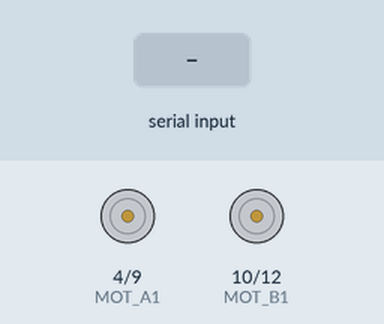
Bench run of a sketch on a simulated Arduino Uno, built with avr-gcc and run on an emulated ATmega328P. Parts: motor-driver pin pairs drawn as motors (green arrow = first pin HIGH = forward, orange = second pin HIGH = backward, longer = more drive, scaled by the enable pin). The inputs (shaded band) are chosen by the test bench.

Above: at 1.2 s.
1.3 s: "f" received over Serial
At 1.7 s:
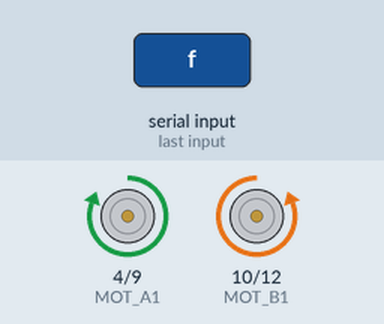
3.3 s: "b" received over Serial
At 3.7 s:
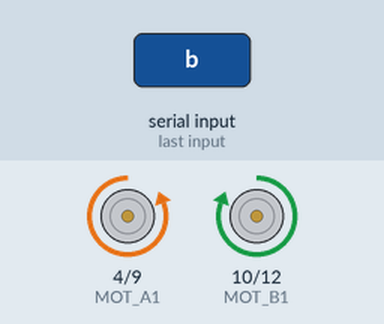
5.3 s: "r" received over Serial
At 5.7 s:
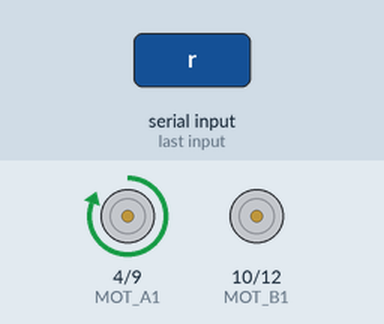
7.3 s: "l" received over Serial
At 7.7 s:
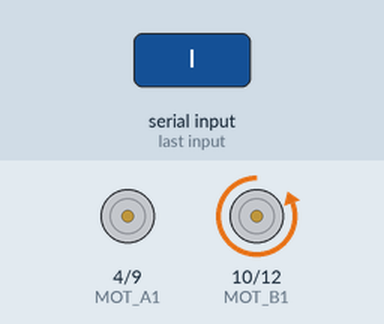
Timing chart, 0 to 10.3 s (numbered marks = the images above; inputs shaded):
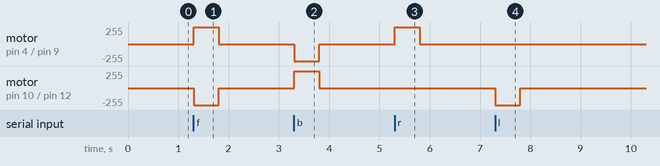

The sketch:

LetsRobotDCMotors.ino
```cpp
#include "simple_hbridge.h"

int fspeed= 255;
int hspeed = 125;
int bufferSize = 0;
long finishCommandTimestamp = 0;
long currentTimestamp = 0;

void setup() {
  Serial.begin(9600);
  init_motors();
  finishCommandTimestamp = millis();
  currentTimestamp = millis();
}

void loop() {
  currentTimestamp = millis();
  if (currentTimestamp > finishCommandTimestamp) {
        left_motor(0);
        right_motor(0);
  }
  if (Serial.available()) {
    char inByte = Serial.read();
    /* It takes just over 1 millisecond for a character to be delivered
     * via the serial connection. We wait for 2ms after each character to
     * allow another character to come in on the line. We then respond to
     * only the last command received, throwing the rest away.
     *
     * This overcomes an issue in how the web interface handles desktop
     * vs. mobile users.
     */
    delay(2);
    while (Serial.available()) {
      char tempByte = Serial.read();
      delay(2);       // See note above about why we need to wait for characters to be completed.
      if (tempByte != 10 && tempByte != 13) inByte = tempByte;  // Keep reading bytes until you have the last one.
    }
    switch (inByte) {
      //______________Motors______________
      case 'f': // forward
        left_motor(fspeed);
        right_motor(fspeed);
        reset_ending_timestamp();
        break;
      case 'b': // back
        left_motor(-fspeed);
        right_motor(-fspeed);
        reset_ending_timestamp();
        break;
      case 'r': // right
        left_motor(fspeed);
        right_motor(hspeed); //for tank or chassis that turns poorly in place, otherwise use -fspeed
        reset_ending_timestamp();
        break;
      case 'l': // left
        left_motor(hspeed); //for tank or chassis that turns poorly in place, otherwise use -fspeed
        right_motor(fspeed);
        reset_ending_timestamp();
        break;
      default:
        delay(10);
    }
  }
}

void reset_ending_timestamp() {
  finishCommandTimestamp = millis()+500;
}
```

simple_hbridge.h
```cpp
#define MOT_A1 4
#define MOT_A2 9
#define MOT_B1 10
#define MOT_B2 12
#define PWM_A 14
#define PWM_B 15

void init_motors();
void test();
void left_motor(int speed);
void right_motor(int speed);

void init_motors() {
  pinMode(MOT_A1, OUTPUT);
  pinMode(MOT_A2, OUTPUT);
  pinMode(MOT_B1, OUTPUT);
  pinMode(MOT_B2, OUTPUT);
  pinMode(PWM_A, OUTPUT);
  pinMode(PWM_B, OUTPUT);
}

void test() {
  Serial.println("Left motor half speed, right motor stopped");
  left_motor(128);
  right_motor(0);
  delay(3000);

  Serial.println("Right motor half speed, left motor stopped");
  left_motor(0);
  right_motor(128);
  delay(3000);

  Serial.println("Right motor half speed reverse, left motor stop");
  left_motor(0);
  right_motor(-128);
  delay(3000);

  Serial.println("Left motor half speed reverse, right motor stop");
  left_motor(-128);
  right_motor(0);
  delay(3000);

  Serial.println("Full stop");
  left_motor(0);
  right_motor(0);
  delay(3000);
}


void left_motor(int speed) {
  if (speed > 255) speed = 255;
  if (speed < -255) speed = -255;
  if (speed > 0) {
    digitalWrite(MOT_A1, HIGH);
    digitalWrite(MOT_A2, LOW);
  } else {
    digitalWrite(MOT_A1, LOW);
    digitalWrite(MOT_A2, HIGH);
  }
  analogWrite(PWM_A, abs(speed));
}

void right_motor(int speed) {
  if (speed > 255) speed = 255;
  if (speed < -255) speed = -255;
  if (speed > 0) {
    digitalWrite(MOT_B1, LOW);
    digitalWrite(MOT_B2, HIGH);
  } else {
    digitalWrite(MOT_B1, HIGH);
    digitalWrite(MOT_B2, LOW);
  }
  analogWrite(PWM_B, abs(speed));
}
```

Measured:
- after the input at 1.3 s, motor on pin 4 (MOT_A1) / pin 9 (MOT_A2): stopped → forward 255/255 at once, → stopped 0.50 s later; motor on pin 10 (MOT_B1) / pin 12 (MOT_B2): stopped → backward 255/255 at once, → stopped 0.50 s later
- after the input at 3.3 s, motor on pin 4 (MOT_A1) / pin 9 (MOT_A2): stopped → backward 255/255 at once, → stopped 0.50 s later; motor on pin 10 (MOT_B1) / pin 12 (MOT_B2): stopped → forward 255/255 at once, → stopped 0.50 s later
- after the input at 5.3 s, motor on pin 4 (MOT_A1) / pin 9 (MOT_A2): stopped → forward 255/255 at once, → stopped 0.50 s later
- after the input at 7.3 s, motor on pin 10 (MOT_B1) / pin 12 (MOT_B2): stopped → backward 255/255 at once, → stopped 0.50 s later
